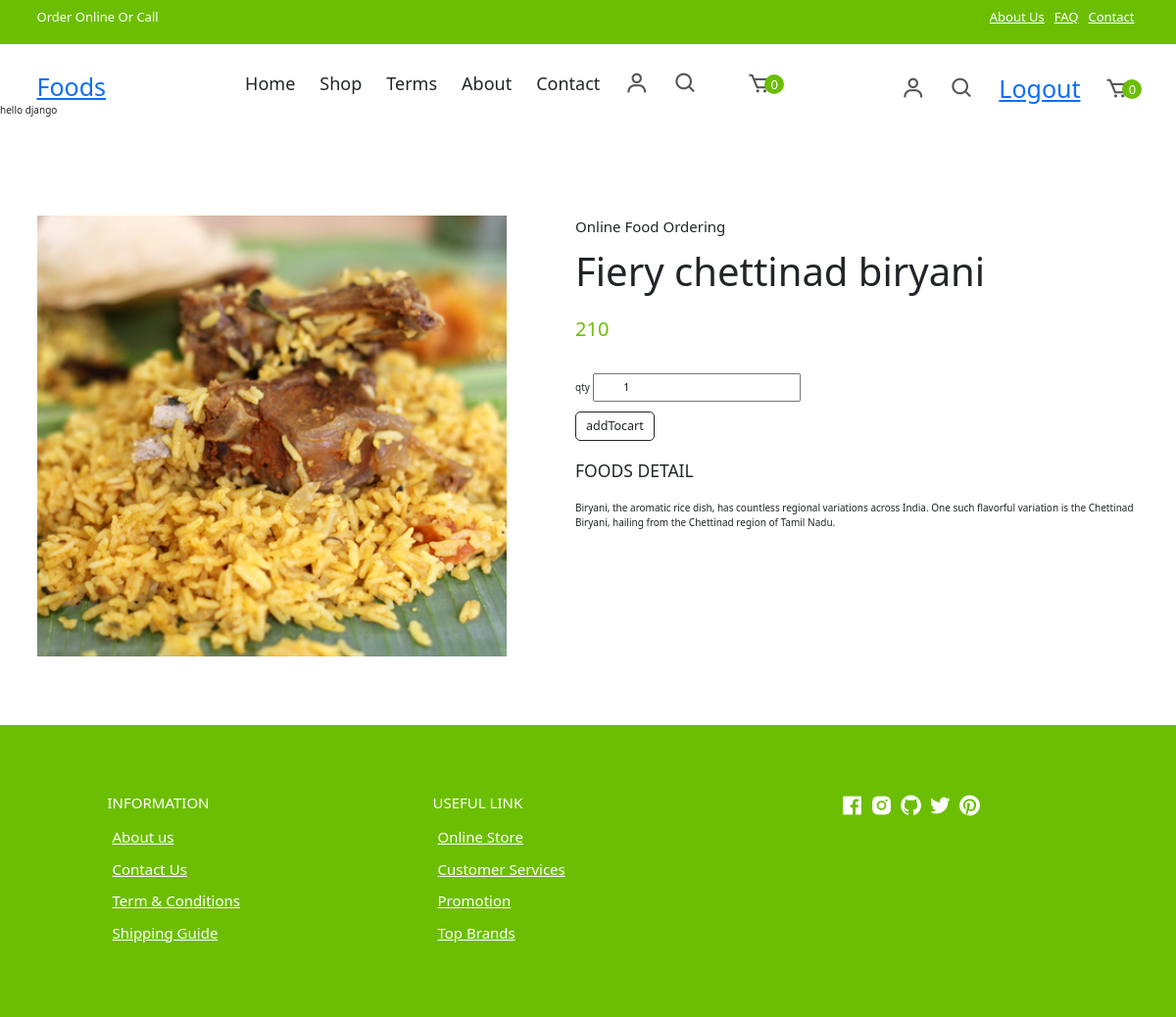
Screenshot of /foods/3/ (signed in) with the database file from the repository.
### food/models.py (models this page shows, shortened)
class Foods(models.Model):
    title=models.CharField(max_length=200)
    description=models.TextField(null=True)
    image=models.ImageField(upload_to="foodsimages",default="default=jpg",null=True,blank=True)
    category_object=models.ForeignKey(Category,on_delete=models.CASCADE,related_name="item")
    quantity_object=models.ManyToManyField(Quantity)
    price=models.PositiveIntegerField()
    created_date=models.DateTimeField(auto_now_add=True)
    updated_data=models.DateTimeField(auto_now=True)
    is_active=models.BooleanField(default=True)

### food/views.py (the view)
# urls.py: path("foods/<int:pk>/",views.FoodsDetailView.as_view(),name="food_detail"),
@method_decorator(signin_required,name="dispatch")
class FoodsDetailView(View):
    def get(self,request,*args,**kwargs):
        id=kwargs.get("pk")
        qs=Foods.objects.get(id=id)
        return render(request,"foods_detail.html",{"data":qs})

### food/context_processors.py (called while the page is built)
def dummy(request):
    return {"msg":"hello django"}

def order_count(request):
    if request.user.is_authenticated:
        count=request.user.cart.cart_item_count
        return {"cart_count":count}
    else:
        return {"cart_count":0}

### food/models.py (called while the page is built)
    @property
    def cart_item(self):
        return self.cartitem.filter(is_order_placed=False)

    @property
    def cart_item_count(self):
        return self.cart_item.count()

### food/templates/foods_detail.html (shortened to what this page needs)
{%extends 'base.html'%}
{%load static%}
{%block link_block%}
<link href="https://cdn.jsdelivr.net/npm/bootstrap@5.3.3/dist/css/bootstrap.min.css" rel="stylesheet">
{%endblock%}
{%block main_block%}
{{msg}}
<section class="section product-detail">
    <div class="details container">
      <div class="left image-container">
        <div class="main">
          <img src="{{data.image.url}}" id="zoom" alt="" />
        </div>
      </div>
      <div class="right">
        <span>Online Food Ordering</span>
        <h1>{{data.title}}</h1>
        <div class="price">{{data.price}}</div>
        <form method="post" action="{%url 'addto-basket' data.id%}">
          <p class="mt-3">
           <label for="">qty</label> <input type="number" value="1"  name="qty" class="py-2 px-5"/>
          </p>
          <button type="submit" class="btn btn-outline-dark btn-lg">addTocart</button>
        </form>
        <h3>Foods Detail</h3>
        <p>
         {{data.description}}
        </p>
      </div>
    </div>
  </section>
{%endblock%}

### food/static/css/styles.css (style rules this page uses)
:root { --white: #fff; --black: #222; --green: #6cbe02; --grey1: #f0f0f0; --grey2: #e9d7d3; }
*, *::before, *::after { margin: 0; padding: 0; box-sizing: inherit; }
html { box-sizing: border-box; font-size: 62.5%; }
body { font-family: 'Roboto', sans-serif; font-size: 1.6rem; background-color: var(--white); color: var(--black); font-weight: 400; font-style: normal; }
.container { max-width: 114rem; margin: 0 auto; padding: 0 3rem; }
.section { padding: 10rem 0 5rem 0; overflow: hidden; }
form { position: relative; z-index: 1; }
.product-detail .details { display: grid; grid-template-columns: 1fr 1.2fr; gap: 7rem; }
.product-detail .left { display: flex; flex-direction: column; }
.product-detail .left .main { text-align: center; background-color: #f6f2f1; margin-bottom: 2rem; height: 45rem; }
.product-detail .left .main img { object-fit: cover; height: 100%; width: 100%; }
.product-detail .right span { display: inline-block; font-size: 1.5rem; margin-bottom: 1rem; }
.product-detail .right h1 { font-size: 4rem; line-height: 1.2; margin-bottom: 2rem; }
.product-detail .right .price { font-size: 600; font-size: 2rem; color: var(--green); margin-bottom: 2rem; }
.product-detail .right div { display: inline-block; position: relative; z-index: -1; }
.product-detail form { margin-bottom: 2rem; z-index: 0; }
.product-detail h3 { text-transform: uppercase; margin-bottom: 2rem; }

### rows the page displays
Foods: image (picture), title "Fiery chettinad biryani", price "210", description "Biryani, the aromatic rice dish, has countless regional variations across India. One such flavorful variation is the Chettinad Biryani, hailing from the Chettinad region of Tamil Nadu."

### other values shown
{{ cart_count }} "0"
{{ msg }} "hello django"
